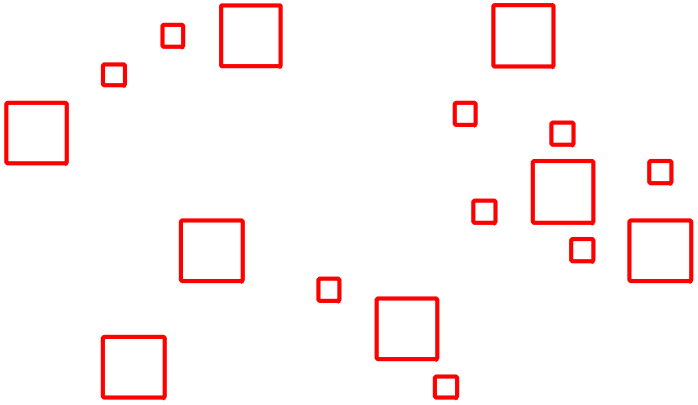
#> input picture output_t4/contornos-objetos0.png, 1395 x 810 px, given in place of objetos1.png, which was not available (shown at 1/2 size)
$ python calculate_object_metrics.py
#> lines starting #> are read from the running program, lines starting #| are printed output that depends on the picture; after the words box and inside, x2 and y2 are one past the last pixel; in counts of white or black regions, pixels touching at a corner belong together; pictures that were not available may be replaced by others from this repository, and a replacement may not be noted
#> further down, objects_img is the input picture: shape (810, 1395, 4); mean R, G, B, A 255, 244.9, 244.9, 255
from skimage import io, img_as_ubyte, color, measure
import matplotlib.pyplot as plt


def analisar_objetos_skimage(img, name):
    """
    Função principal que realiza a análise de objetos em uma imagem,
    utilizando a biblioteca Scikit-image.
    """
#> called with name = 'objetos0'

    gray_img = color.rgb2gray(img)
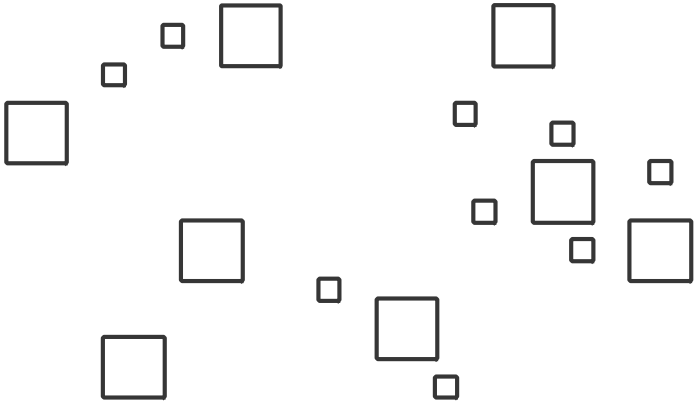
#> gray_img: shape (810, 1395) float64 (shown at 1/2 size); min 0.212, max 1, mean 0.969
    # Binarizando
    threshold = 0.8
    img_bin = gray_img < threshold
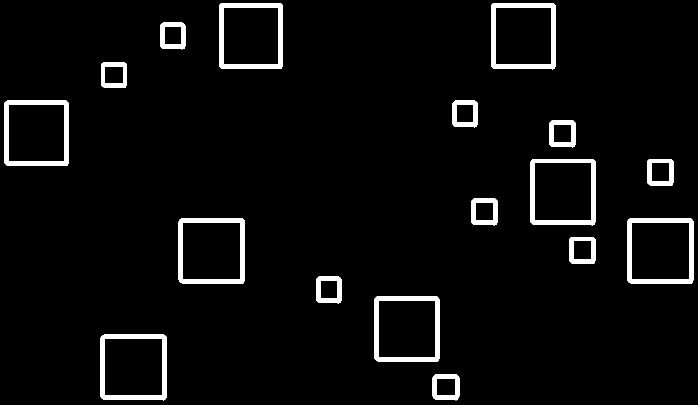
#> img_bin: shape (810, 1395) bool (shown at 1/2 size); 4.2% white; 17 white regions
    labeled_img = measure.label(img_bin)
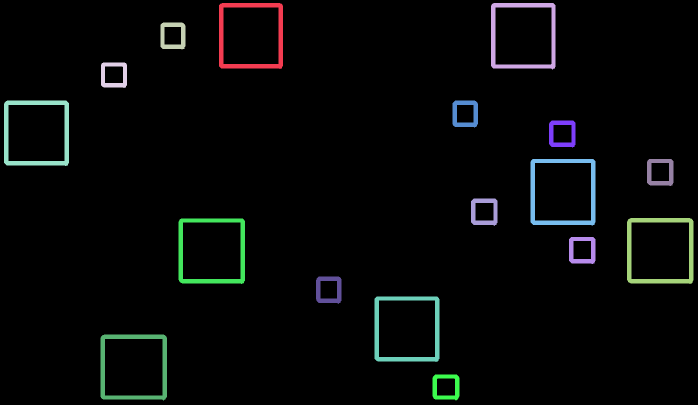
#> labeled_img: shape (810, 1395) int32 (shown at 1/2 size); 18 distinct labels, from 0 to 17; one colour per label, 0 black

    regions = measure.regionprops(labeled_img)
#> regions = 17 regions; largest, box (x1, y1, x2, y2) and area: (1254, 436, 1387, 568) 4359, (8, 201, 138, 332) 4304, (438, 6, 566, 138) 4297, (201, 669, 334, 801) 4244, (357, 437, 490, 568) 4241
    contours = measure.find_contours(labeled_img, 0.5)
#> contours = 34 point arrays, longest 531 points

    areas = []
    print(f"Resultados da imagem {name}")
    print(f"número de regiões: {len(regions)}\n")
#| número de regiões: 17

    for i, region in enumerate(regions):
        # Extrair propriedades diretamente do objeto 'region'
        area = region.area
        areas.append(area)
        perimeter = region.perimeter
        excentricity = region.eccentricity
        solidity = region.solidity

        print(f"região {i}:")
        print(f"  área: {area}")
        print(f"  perímetro: {perimeter:.6f}")
        print(f"  excentricidade: {excentricity:.6f}")
        print(f"  solidez: {solidity:.6f}")
#> this loop made 17 passes
#> (area, perimeter, excentricity, solidity) on passes 1 to 12: (4297, 954.3, 0.191, 0.256), (4102, 963.1, 0.161, 0.241), (1450, 331.7, 0.338, 0.551), (1381, 332.9, 0.228, 0.532), (4304, 956.5, 0.0772, 0.255), (1494, 332.5, 0.26, 0.558), (1502, 343.1, 0.147, 0.539), (4239, 967.7, 0.0811, 0.247), (1507, 343.7, 0.16, 0.54), (1506, 343.9, 0.157, 0.536), (4359, 971.9, 0.156, 0.25), (4241, 971.1, 0.243, 0.245)
#> (printed output is left out)
#> after the loop, areas = [4297, 4102, 1450, 1381, 4304, 1494, 1502, 4239, 1507, 1506, 4359, 4241, 1509, 1499, 4199, 4244, 1426]

    print("\n--- Classificação por Área ---")


    pequenos = sum(1 for a in areas if a < 1500)  #
#> pequenos = 5
    medios = sum(1 for a in areas if 1500 <= a < 3000)  #
#> medios = 4
    grandes = sum(1 for a in areas if a >= 3000)  #
#> grandes = 8

    print(f"número de regiões pequenas: {pequenos}")
#| número de regiões pequenas: 5
    print(f"número de regiões médias: {medios}")
#| número de regiões médias: 4
    print(f"número de regiões grandes: {grandes}")
#| número de regiões grandes: 8

    # Salvando os contornos
    cont_fig, ax = plt.subplots(figsize=(6, 6))
    for c in contours:
        ax.plot(c[:, 1], c[:, 0], linewidth=2, color='red')
#> this loop made 34 passes
    ax.set_aspect('equal')
    ax.set_xlim(0, img.shape[1])
    ax.set_ylim(0, img.shape[0])
    ax.invert_yaxis()
    ax.axis('off')
    cont_fig.savefig(f'./output_t4/contornos-{name}.png', dpi=300, bbox_inches='tight', pad_inches=0)
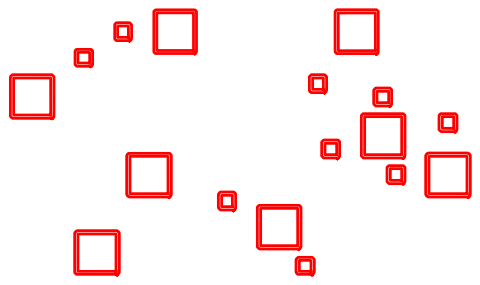
#> figure drawn by matplotlib, 1 panel
    plt.close(cont_fig)

    # Salvando as imagens rotuladas
    labels_fig, ax_labels = plt.subplots()
    ax_labels.imshow(img)
    for r in regions:
        y, x = r.centroid
        ax_labels.text(x, y, str(r.label - 1), color='black', fontsize=12, ha='center', va='center')
#> this loop made 17 passes
#> (y, x) on passes 1 to 12: (71.14, 501.5), (69.68, 1044.7), (71.19, 345.8), (149.9, 227.6), (265.7, 72.67), (227.2, 930), (267.1, 1123.8), (385, 1125.7), (344.4, 1320.2), (423.1, 967.8), (501.1, 1320.2), (503, 423.2)
    ax_labels.axis('off')
    labels_fig.savefig(f'./output_t4/regioes_rotuladas-{name}.png', dpi=300, bbox_inches='tight', pad_inches=0.1)
    plt.close(labels_fig)

    # Salvando o histograma de areas
    max_area = max(areas) if areas else 0
#> max_area = 4359
    upper_bound = max(max_area + 500, 3500)
#> upper_bound = 4859
    bins = [0, 1500, 3000, upper_bound]
#> bins = [0, 1500, 3000, 4859]
    hist_fig, ax_hist = plt.subplots()
    ax_hist.hist(areas, bins=bins, color='blue', edgecolor='black')
    ax_hist.set_title('Histograma de Áreas')
    ax_hist.set_xlabel('Área')
    ax_hist.set_ylabel('Número de Objetos')
    ax_hist.grid(axis='y', alpha=0.75)
    hist_fig.savefig(f'./output_t4/histograma_areas-{name}.png', dpi=300, bbox_inches='tight')
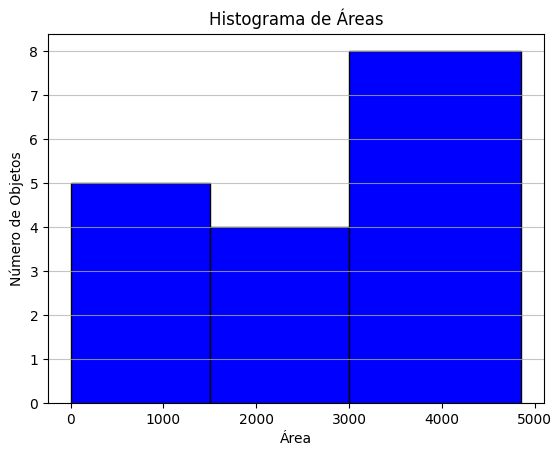
#> figure drawn by matplotlib, 1 panel; tallest bar 8 high, from x = 3000 to 4859
    plt.close(hist_fig)


if __name__ == '__main__':
    for i in range(3):
        objects_img = io.imread(f'./images/objetos{i+1}.png')
        analisar_objetos_skimage(objects_img, name=f'objetos{i}')
#> pass 2 of the loop `for i in range(3):`:
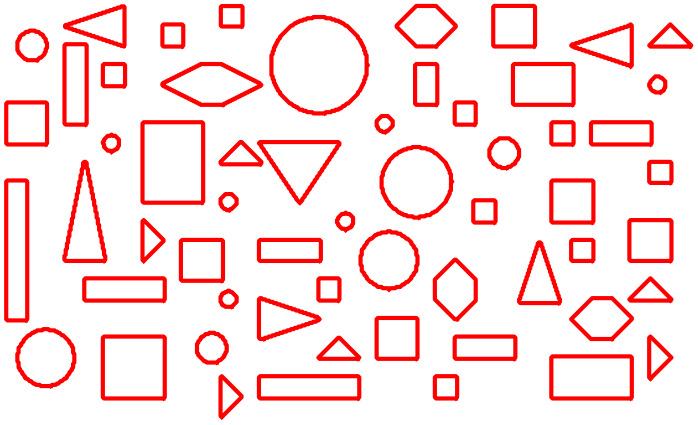
#> input picture output_t4/contornos-objetos1.png, 1395 x 849 px, given in place of objetos2.png, which was not available (shown at 1/2 size)
#> objects_img is the input picture: shape (849, 1395, 4); mean R, G, B, A 255, 224.5, 224.5, 255
#> gray_img: shape (849, 1395) float64
#> img_bin: shape (849, 1395) bool; 12.5% white; 58 white regions
#> in analisar_objetos_skimage (call 2), `labeled_img = measure.label(img_bin)`:
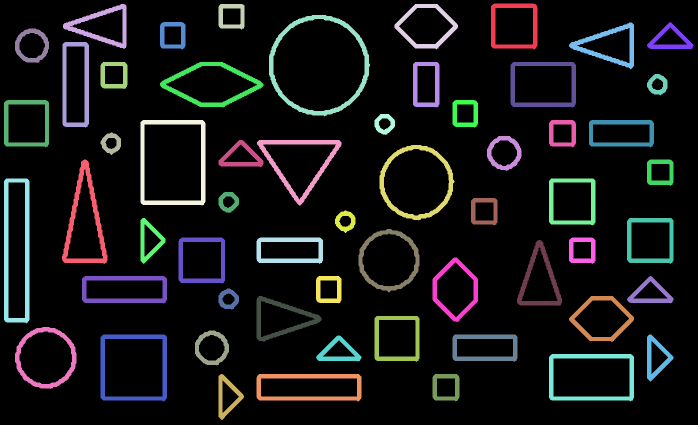
#> labeled_img: shape (849, 1395) int32 (shown at 1/2 size); 59 distinct labels, from 0 to 58; one colour per label, 0 black
#> regions = 58 regions; largest, box (x1, y1, x2, y2) and area: (8, 357, 59, 647) 5705, (538, 30, 740, 233) 5507, (281, 240, 411, 411) 4874, (124, 319, 215, 528) 4499, (201, 669, 334, 803) 4285
#> contours = 116 point arrays, longest 811 points
#| número de regiões: 58
#> the loop in analisar_objetos_skimage (call 2), `for i, region in enumerate(regions): # Extrair propriedades diretament..` made 58 passes
#> (area, perimeter, excentricity, solidity) on passes 1 to 8: (2845, 650.8, 0.267, 0.338), (2970, 687.7, 0.792, 0.441), (1403, 327.7, 0.311, 0.546), (2644, 613.8, 0.609, 0.333), (5507, 1272, 0.0596, 0.172), (1465, 335.9, 0.241, 0.543), (1767, 398.4, 0.791, 0.595), (3099, 696.7, 0.792, 0.438)
#> (printed output is left out)
#> after the loop in analisar_objetos_skimage (call 2), `for i, region in enumerate(regions):`: areas = 58 values, max 5705 at index 28, min 907 at index 17, mean 2558.8
#> pequenos = 10
#> medios = 30
#> grandes = 18
#> the loop in analisar_objetos_skimage (call 2), `for c in contours:` made 116 passes
#> the loop in analisar_objetos_skimage (call 2), `for r in regions:` made 58 passes
#> (y, x) on passes 1 to 8: (50.84, 1028), (51.93, 201.5), (31.79, 462.4), (52.86, 852.5), (130.1, 637.7), (69.98, 345.2), (79.66, 1340.2), (90.58, 1216.8)
#> max_area = 5705
#> upper_bound = 6205
#> bins = [0, 1500, 3000, 6205]
#> in analisar_objetos_skimage (call 2), `hist_fig.savefig(f'./output_t4/histograma_areas-{name}.png', dpi=300, ..`:
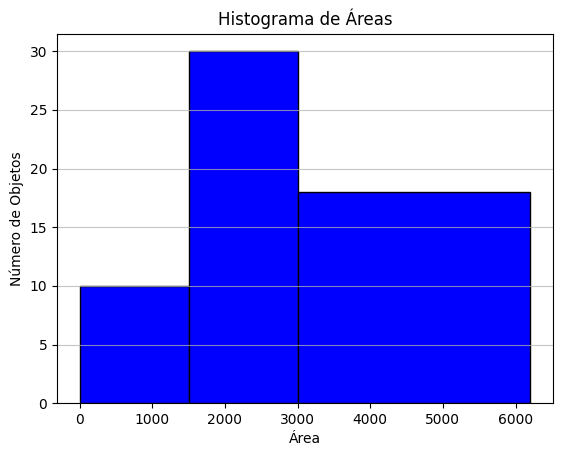
#> figure drawn by matplotlib, 1 panel; tallest bar 30 high, from x = 1500 to 3000
